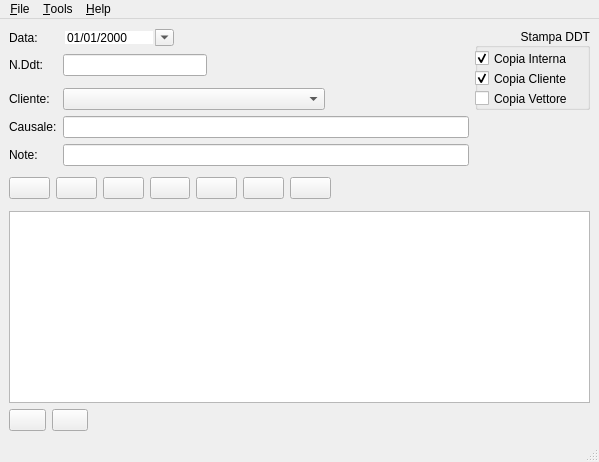
<?xml version="1.0" encoding="UTF-8"?>
<ui version="4.0">
 <class>MainWindow</class>
 <widget class="QMainWindow" name="MainWindow">
  <property name="geometry">
   <rect>
    <x>0</x>
    <y>0</y>
    <width>599</width>
    <height>462</height>
   </rect>
  </property>
  <property name="windowTitle">
   <string>Gestione Documenti di Trasporto</string>
  </property>
  <property name="windowIcon">
   <iconset resource="resources.qrc">
    <normaloff>:/app.ico</normaloff>:/app.ico</iconset>
  </property>
  <widget class="QWidget" name="centralwidget">
   <layout class="QGridLayout" name="gridLayout">
    <item row="1" column="0">
     <widget class="QLabel" name="label">
      <property name="text">
       <string>Data:</string>
      </property>
      <property name="buddy">
       <cstring>dateEdit</cstring>
      </property>
     </widget>
    </item>
    <item row="1" column="1" colspan="3">
     <widget class="QDateEdit" name="dateEdit">
      <property name="sizePolicy">
       <sizepolicy hsizetype="Fixed" vsizetype="Fixed">
        <horstretch>0</horstretch>
        <verstretch>0</verstretch>
       </sizepolicy>
      </property>
      <property name="minimumSize">
       <size>
        <width>111</width>
        <height>0</height>
       </size>
      </property>
      <property name="frame">
       <bool>false</bool>
      </property>
      <property name="currentSection">
       <enum>QDateTimeEdit::DaySection</enum>
      </property>
      <property name="displayFormat">
       <string>dd/MM/yyyy</string>
      </property>
      <property name="calendarPopup">
       <bool>true</bool>
      </property>
     </widget>
    </item>
    <item row="2" column="0">
     <widget class="QLabel" name="label_5">
      <property name="text">
       <string>N.Ddt:</string>
      </property>
      <property name="buddy">
       <cstring>ddtLineEdit</cstring>
      </property>
     </widget>
    </item>
    <item row="2" column="1" colspan="2">
     <widget class="QLineEdit" name="ddtLineEdit">
      <property name="sizePolicy">
       <sizepolicy hsizetype="Expanding" vsizetype="Fixed">
        <horstretch>0</horstretch>
        <verstretch>0</verstretch>
       </sizepolicy>
      </property>
      <property name="maximumSize">
       <size>
        <width>16777215</width>
        <height>16777215</height>
       </size>
      </property>
     </widget>
    </item>
    <item row="4" column="0">
     <widget class="QLabel" name="label_2">
      <property name="maximumSize">
       <size>
        <width>47</width>
        <height>16777215</height>
       </size>
      </property>
      <property name="text">
       <string>Cliente:</string>
      </property>
      <property name="buddy">
       <cstring>cliComboBox</cstring>
      </property>
     </widget>
    </item>
    <item row="4" column="1" colspan="3">
     <widget class="QComboBox" name="cliComboBox">
      <property name="minimumSize">
       <size>
        <width>211</width>
        <height>0</height>
       </size>
      </property>
      <property name="editable">
       <bool>false</bool>
      </property>
      <property name="currentIndex">
       <number>-1</number>
      </property>
     </widget>
    </item>
    <item row="5" column="0">
     <widget class="QLabel" name="label_3">
      <property name="text">
       <string>Causale:</string>
      </property>
      <property name="buddy">
       <cstring>cauLineEdit</cstring>
      </property>
     </widget>
    </item>
    <item row="5" column="1" colspan="5">
     <widget class="QLineEdit" name="cauLineEdit">
      <property name="minimumSize">
       <size>
        <width>381</width>
        <height>0</height>
       </size>
      </property>
     </widget>
    </item>
    <item row="6" column="0">
     <widget class="QLabel" name="label_4">
      <property name="text">
       <string>Note:</string>
      </property>
      <property name="buddy">
       <cstring>noteLineEdit</cstring>
      </property>
     </widget>
    </item>
    <item row="6" column="1" colspan="5">
     <widget class="QLineEdit" name="noteLineEdit">
      <property name="minimumSize">
       <size>
        <width>381</width>
        <height>0</height>
       </size>
      </property>
     </widget>
    </item>
    <item row="7" column="0" colspan="5">
     <layout class="QHBoxLayout" name="horizontalLayout">
      <item>
       <widget class="QPushButton" name="addMPushButton">
        <property name="sizePolicy">
         <sizepolicy hsizetype="Expanding" vsizetype="Fixed">
          <horstretch>0</horstretch>
          <verstretch>0</verstretch>
         </sizepolicy>
        </property>
        <property name="minimumSize">
         <size>
          <width>37</width>
          <height>0</height>
         </size>
        </property>
        <property name="maximumSize">
         <size>
          <width>46</width>
          <height>16777215</height>
         </size>
        </property>
        <property name="focusPolicy">
         <enum>Qt::NoFocus</enum>
        </property>
        <property name="text">
         <string/>
        </property>
        <property name="icon">
         <iconset resource="resources.qrc">
          <normaloff>:/add2.png</normaloff>:/add2.png</iconset>
        </property>
       </widget>
      </item>
      <item>
       <widget class="QPushButton" name="delMPushButton">
        <property name="sizePolicy">
         <sizepolicy hsizetype="Expanding" vsizetype="Fixed">
          <horstretch>0</horstretch>
          <verstretch>0</verstretch>
         </sizepolicy>
        </property>
        <property name="minimumSize">
         <size>
          <width>36</width>
          <height>0</height>
         </size>
        </property>
        <property name="maximumSize">
         <size>
          <width>46</width>
          <height>16777215</height>
         </size>
        </property>
        <property name="focusPolicy">
         <enum>Qt::NoFocus</enum>
        </property>
        <property name="text">
         <string/>
        </property>
        <property name="icon">
         <iconset resource="resources.qrc">
          <normaloff>:/cancel.png</normaloff>:/cancel.png</iconset>
        </property>
       </widget>
      </item>
      <item>
       <widget class="QPushButton" name="firstMPushButton">
        <property name="sizePolicy">
         <sizepolicy hsizetype="Expanding" vsizetype="Fixed">
          <horstretch>0</horstretch>
          <verstretch>0</verstretch>
         </sizepolicy>
        </property>
        <property name="minimumSize">
         <size>
          <width>36</width>
          <height>0</height>
         </size>
        </property>
        <property name="maximumSize">
         <size>
          <width>46</width>
          <height>16777215</height>
         </size>
        </property>
        <property name="focusPolicy">
         <enum>Qt::NoFocus</enum>
        </property>
        <property name="text">
         <string/>
        </property>
        <property name="icon">
         <iconset resource="resources.qrc">
          <normaloff>:/first.png</normaloff>:/first.png</iconset>
        </property>
       </widget>
      </item>
      <item>
       <widget class="QPushButton" name="prevMPushButton">
        <property name="sizePolicy">
         <sizepolicy hsizetype="Expanding" vsizetype="Fixed">
          <horstretch>0</horstretch>
          <verstretch>0</verstretch>
         </sizepolicy>
        </property>
        <property name="minimumSize">
         <size>
          <width>36</width>
          <height>0</height>
         </size>
        </property>
        <property name="maximumSize">
         <size>
          <width>46</width>
          <height>16777215</height>
         </size>
        </property>
        <property name="focusPolicy">
         <enum>Qt::NoFocus</enum>
        </property>
        <property name="text">
         <string/>
        </property>
        <property name="icon">
         <iconset resource="resources.qrc">
          <normaloff>:/prev.png</normaloff>:/prev.png</iconset>
        </property>
       </widget>
      </item>
      <item>
       <widget class="QPushButton" name="nextMPushButton">
        <property name="sizePolicy">
         <sizepolicy hsizetype="Expanding" vsizetype="Fixed">
          <horstretch>0</horstretch>
          <verstretch>0</verstretch>
         </sizepolicy>
        </property>
        <property name="minimumSize">
         <size>
          <width>36</width>
          <height>0</height>
         </size>
        </property>
        <property name="maximumSize">
         <size>
          <width>46</width>
          <height>16777215</height>
         </size>
        </property>
        <property name="focusPolicy">
         <enum>Qt::NoFocus</enum>
        </property>
        <property name="text">
         <string/>
        </property>
        <property name="icon">
         <iconset resource="resources.qrc">
          <normaloff>:/next.png</normaloff>:/next.png</iconset>
        </property>
       </widget>
      </item>
      <item>
       <widget class="QPushButton" name="lastMPushButton">
        <property name="sizePolicy">
         <sizepolicy hsizetype="Expanding" vsizetype="Fixed">
          <horstretch>0</horstretch>
          <verstretch>0</verstretch>
         </sizepolicy>
        </property>
        <property name="minimumSize">
         <size>
          <width>36</width>
          <height>0</height>
         </size>
        </property>
        <property name="maximumSize">
         <size>
          <width>46</width>
          <height>16777215</height>
         </size>
        </property>
        <property name="focusPolicy">
         <enum>Qt::NoFocus</enum>
        </property>
        <property name="text">
         <string/>
        </property>
        <property name="icon">
         <iconset resource="resources.qrc">
          <normaloff>:/last.png</normaloff>:/last.png</iconset>
        </property>
       </widget>
      </item>
      <item>
       <widget class="QPushButton" name="printPushButton">
        <property name="sizePolicy">
         <sizepolicy hsizetype="Expanding" vsizetype="Fixed">
          <horstretch>0</horstretch>
          <verstretch>0</verstretch>
         </sizepolicy>
        </property>
        <property name="minimumSize">
         <size>
          <width>36</width>
          <height>0</height>
         </size>
        </property>
        <property name="maximumSize">
         <size>
          <width>46</width>
          <height>16777215</height>
         </size>
        </property>
        <property name="focusPolicy">
         <enum>Qt::NoFocus</enum>
        </property>
        <property name="text">
         <string/>
        </property>
        <property name="icon">
         <iconset resource="resources.qrc">
          <normaloff>:/fileprint.png</normaloff>:/fileprint.png</iconset>
        </property>
       </widget>
      </item>
     </layout>
    </item>
    <item row="7" column="5">
     <spacer name="horizontalSpacer_4">
      <property name="orientation">
       <enum>Qt::Horizontal</enum>
      </property>
      <property name="sizeHint" stdset="0">
       <size>
        <width>132</width>
        <height>33</height>
       </size>
      </property>
     </spacer>
    </item>
    <item row="7" column="7">
     <spacer name="horizontalSpacer_3">
      <property name="orientation">
       <enum>Qt::Horizontal</enum>
      </property>
      <property name="sizeHint" stdset="0">
       <size>
        <width>25</width>
        <height>33</height>
       </size>
      </property>
     </spacer>
    </item>
    <item row="8" column="0" colspan="8">
     <widget class="QTableView" name="sTableView"/>
    </item>
    <item row="9" column="0" colspan="2">
     <layout class="QHBoxLayout" name="horizontalLayout_2">
      <item>
       <widget class="QPushButton" name="addSPushButton">
        <property name="sizePolicy">
         <sizepolicy hsizetype="Expanding" vsizetype="Fixed">
          <horstretch>0</horstretch>
          <verstretch>0</verstretch>
         </sizepolicy>
        </property>
        <property name="minimumSize">
         <size>
          <width>37</width>
          <height>0</height>
         </size>
        </property>
        <property name="maximumSize">
         <size>
          <width>46</width>
          <height>16777215</height>
         </size>
        </property>
        <property name="focusPolicy">
         <enum>Qt::NoFocus</enum>
        </property>
        <property name="text">
         <string/>
        </property>
        <property name="icon">
         <iconset resource="resources.qrc">
          <normaloff>:/add2.png</normaloff>:/add2.png</iconset>
        </property>
       </widget>
      </item>
      <item>
       <widget class="QPushButton" name="delSPushButton">
        <property name="sizePolicy">
         <sizepolicy hsizetype="Expanding" vsizetype="Fixed">
          <horstretch>0</horstretch>
          <verstretch>0</verstretch>
         </sizepolicy>
        </property>
        <property name="minimumSize">
         <size>
          <width>36</width>
          <height>0</height>
         </size>
        </property>
        <property name="maximumSize">
         <size>
          <width>46</width>
          <height>16777215</height>
         </size>
        </property>
        <property name="focusPolicy">
         <enum>Qt::NoFocus</enum>
        </property>
        <property name="text">
         <string/>
        </property>
        <property name="icon">
         <iconset resource="resources.qrc">
          <normaloff>:/cancel.png</normaloff>:/cancel.png</iconset>
        </property>
       </widget>
      </item>
     </layout>
    </item>
    <item row="9" column="4" colspan="4">
     <spacer name="horizontalSpacer_2">
      <property name="orientation">
       <enum>Qt::Horizontal</enum>
      </property>
      <property name="sizeHint" stdset="0">
       <size>
        <width>423</width>
        <height>20</height>
       </size>
      </property>
     </spacer>
    </item>
    <item row="9" column="3">
     <spacer name="horizontalSpacer">
      <property name="orientation">
       <enum>Qt::Horizontal</enum>
      </property>
      <property name="sizeHint" stdset="0">
       <size>
        <width>40</width>
        <height>20</height>
       </size>
      </property>
     </spacer>
    </item>
    <item row="9" column="2">
     <spacer name="horizontalSpacer_5">
      <property name="orientation">
       <enum>Qt::Horizontal</enum>
      </property>
      <property name="sizeHint" stdset="0">
       <size>
        <width>40</width>
        <height>20</height>
       </size>
      </property>
     </spacer>
    </item>
    <item row="7" column="6">
     <spacer name="horizontalSpacer_6">
      <property name="orientation">
       <enum>Qt::Horizontal</enum>
      </property>
      <property name="sizeHint" stdset="0">
       <size>
        <width>40</width>
        <height>20</height>
       </size>
      </property>
     </spacer>
    </item>
    <item row="1" column="6" rowspan="4" colspan="2">
     <widget class="QGroupBox" name="groupBox">
      <property name="title">
       <string>Stampa DDT</string>
      </property>
      <property name="alignment">
       <set>Qt::AlignRight|Qt::AlignTrailing|Qt::AlignVCenter</set>
      </property>
      <property name="flat">
       <bool>false</bool>
      </property>
      <property name="checkable">
       <bool>false</bool>
      </property>
      <widget class="QCheckBox" name="copiaIntCheckBox">
       <property name="geometry">
        <rect>
         <x>0</x>
         <y>20</y>
         <width>113</width>
         <height>21</height>
        </rect>
       </property>
       <property name="text">
        <string>Copia Interna</string>
       </property>
       <property name="checked">
        <bool>true</bool>
       </property>
      </widget>
      <widget class="QCheckBox" name="copiaCliCheckBox">
       <property name="geometry">
        <rect>
         <x>0</x>
         <y>40</y>
         <width>113</width>
         <height>21</height>
        </rect>
       </property>
       <property name="text">
        <string>Copia Cliente</string>
       </property>
       <property name="checked">
        <bool>true</bool>
       </property>
      </widget>
      <widget class="QCheckBox" name="copiaVettCheckBox">
       <property name="geometry">
        <rect>
         <x>0</x>
         <y>60</y>
         <width>113</width>
         <height>21</height>
        </rect>
       </property>
       <property name="text">
        <string>Copia Vettore</string>
       </property>
      </widget>
     </widget>
    </item>
    <item row="1" column="5">
     <spacer name="horizontalSpacer_8">
      <property name="orientation">
       <enum>Qt::Horizontal</enum>
      </property>
      <property name="sizeHint" stdset="0">
       <size>
        <width>40</width>
        <height>20</height>
       </size>
      </property>
     </spacer>
    </item>
   </layout>
  </widget>
  <widget class="QMenuBar" name="menubar">
   <property name="geometry">
    <rect>
     <x>0</x>
     <y>0</y>
     <width>599</width>
     <height>23</height>
    </rect>
   </property>
   <widget class="QMenu" name="menu_File">
    <property name="title">
     <string>&amp;File</string>
    </property>
    <addaction name="action_New_File"/>
    <addaction name="action_Load_File"/>
    <addaction name="separator"/>
    <addaction name="action_Exit"/>
   </widget>
   <widget class="QMenu" name="menu_Help">
    <property name="title">
     <string>&amp;Help</string>
    </property>
    <addaction name="action_About"/>
   </widget>
   <widget class="QMenu" name="menu_Tools">
    <property name="title">
     <string>&amp;Tools</string>
    </property>
    <addaction name="action_Add_Customers"/>
    <addaction name="separator"/>
   </widget>
   <addaction name="menu_File"/>
   <addaction name="menu_Tools"/>
   <addaction name="menu_Help"/>
  </widget>
  <widget class="QStatusBar" name="statusbar"/>
  <action name="action_About">
   <property name="icon">
    <iconset resource="resources.qrc">
     <normaloff>:/info.png</normaloff>:/info.png</iconset>
   </property>
   <property name="text">
    <string>&amp;Aiuto</string>
   </property>
  </action>
  <action name="action_New_File">
   <property name="icon">
    <iconset resource="resources.qrc">
     <normaloff>:/filenew.png</normaloff>:/filenew.png</iconset>
   </property>
   <property name="text">
    <string>&amp;Nuovo Database</string>
   </property>
  </action>
  <action name="action_Load_File">
   <property name="icon">
    <iconset resource="resources.qrc">
     <normaloff>:/fileopen.png</normaloff>:/fileopen.png</iconset>
   </property>
   <property name="text">
    <string>&amp;Carica Database</string>
   </property>
  </action>
  <action name="action_Exit">
   <property name="icon">
    <iconset resource="resources.qrc">
     <normaloff>:/exit2.png</normaloff>:/exit2.png</iconset>
   </property>
   <property name="text">
    <string>&amp;Esci</string>
   </property>
  </action>
  <action name="action_Add_Customers">
   <property name="icon">
    <iconset resource="resources.qrc">
     <normaloff>:/add3d.png</normaloff>:/add3d.png</iconset>
   </property>
   <property name="text">
    <string>&amp;Aggiungi Cliente</string>
   </property>
  </action>
 </widget>
 <layoutdefault spacing="6" margin="9"/>
 <tabstops>
  <tabstop>dateEdit</tabstop>
  <tabstop>ddtLineEdit</tabstop>
  <tabstop>cliComboBox</tabstop>
  <tabstop>cauLineEdit</tabstop>
  <tabstop>noteLineEdit</tabstop>
  <tabstop>sTableView</tabstop>
  <tabstop>addMPushButton</tabstop>
  <tabstop>delMPushButton</tabstop>
  <tabstop>firstMPushButton</tabstop>
  <tabstop>prevMPushButton</tabstop>
  <tabstop>nextMPushButton</tabstop>
  <tabstop>lastMPushButton</tabstop>
  <tabstop>printPushButton</tabstop>
  <tabstop>addSPushButton</tabstop>
  <tabstop>delSPushButton</tabstop>
 </tabstops>
 <resources>
  <include location="resources.qrc"/>
 </resources>
 <connections>
  <connection>
   <sender>action_Exit</sender>
   <signal>triggered()</signal>
   <receiver>MainWindow</receiver>
   <slot>close()</slot>
   <hints>
    <hint type="sourcelabel">
     <x>-1</x>
     <y>-1</y>
    </hint>
    <hint type="destinationlabel">
     <x>273</x>
     <y>214</y>
    </hint>
   </hints>
  </connection>
 </connections>
 <designerdata>
  <property name="gridDeltaX">
   <number>10</number>
  </property>
  <property name="gridDeltaY">
   <number>10</number>
  </property>
  <property name="gridSnapX">
   <bool>true</bool>
  </property>
  <property name="gridSnapY">
   <bool>true</bool>
  </property>
  <property name="gridVisible">
   <bool>true</bool>
  </property>
 </designerdata>
</ui>
